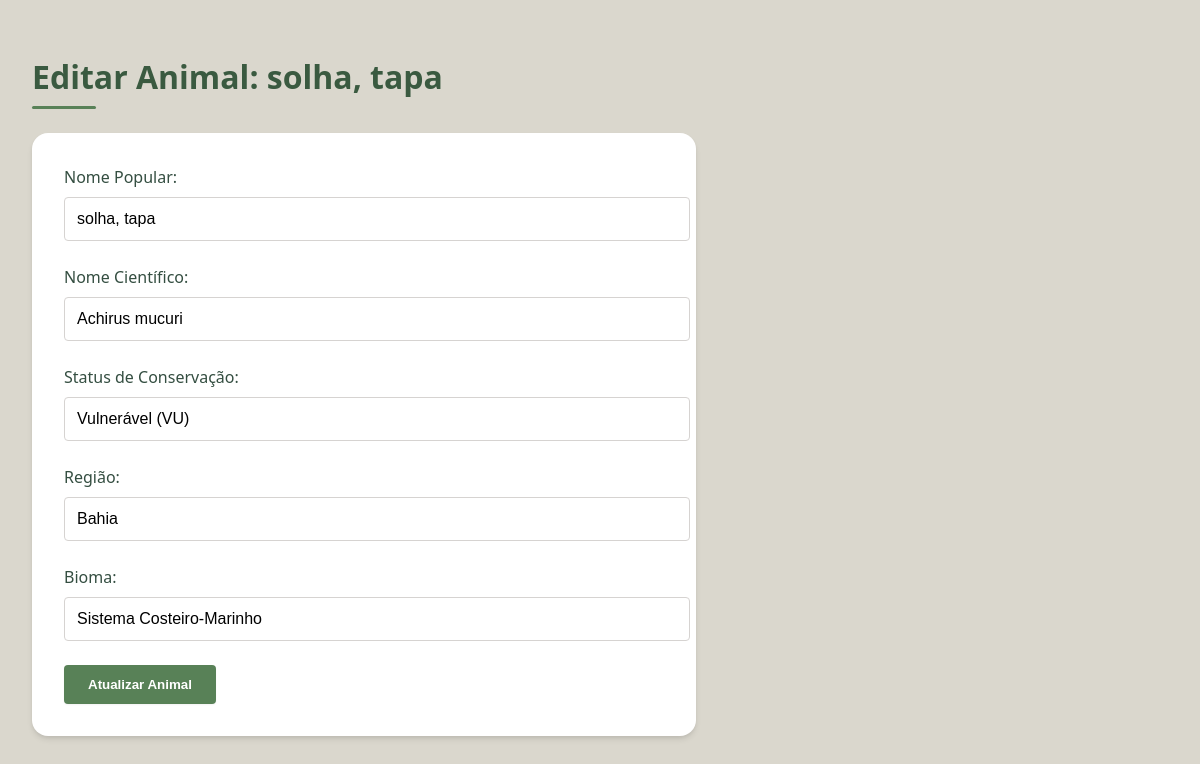
/edit/6, run on the app's committed database.
### models.py (models this page shows, shortened)
class Task(db.Model):
    id = db.Column(db.Integer, primary_key=True)
    nome = db.Column(db.String(100), unique=False, nullable=False)
    nome_cientifico = db.Column(db.String(100), unique=True, nullable=False)
    status = db.Column(db.String(100), unique=False, nullable=False)
    regiao = db.Column(db.String(100), unique=False, nullable=False)
    bioma = db.Column(db.String(100), unique=False, nullable=False)

### app.py (the view)
@app.route("/edit/<int:task_id>")
def edit_task_page(task_id):
    task = Task.query.get_or_404(task_id)
    return render_template("edit.html", task=task)

### templates/edit.html (shortened to what this page needs)
<!DOCTYPE html>
<html lang="pt-BR">
<head>
    <link rel="stylesheet" href="{{ url_for('static', filename='css/style.css') }}">
</head>
<body>
    <h1>Editar Animal: {{ task.nome }}</h1>
    <form class="create-form" action="{{ url_for('update_task', task_id=task.id) }}" method="POST">
        <label for="nome">Nome Popular:</label>
        <input type="text" id="nome" name="nome" value="{{ task.nome }}" required>
        <label for="nome_cientifico">Nome Científico:</label>
        <input type="text" id="nome_cientifico" name="nome_cientifico" value="{{ task.nome_cientifico }}" required>
        <label for="status">Status de Conservação:</label>
        <input type="text" id="status" name="status" value="{{ task.status }}" required>
        <label for="regiao">Região:</label>
        <input type="text" id="regiao" name="regiao" value="{{ task.regiao }}" required>
        <label for="bioma">Bioma:</label>
        <input type="text" id="bioma" name="bioma" value="{{ task.bioma }}" required>
        <button type="submit">Atualizar Animal</button>
    </form>
</body>
</html>

### static/css/style.css (style rules this page uses)
:root { --primary-green: #3a5a40; --secondary-green: #588157; --light-green: #a3b18a; --beige: #dad7cd; --dark-brown: #344e41; --vulnerable: #f59e0b; --endangered: #f97316; --critical: #dc2626; --white: #ffffff; --light-gray: #f5f5f4; --medium-gray: #d6d3d1; --dark-gray: #57534e; --shadow-sm: 0 1px 2px 0 rgba(0, 0, 0, 0.05); --shadow-md: 0 4px 6px -1px rgba(0, 0, 0, 0.1), 0 2px 4px -1px rgba(0, 0, 0, 0.06); --shadow-lg: 0 10px 15px -3px rgba(0, 0, 0, 0.1), 0 4px 6px -2px rgba(0, 0, 0, 0.05); --radius-sm: 0.25rem; --radius-md: 0.5rem; --radius-lg: 1rem; }
body { font-family: 'Segoe UI', system-ui, -apple-system, sans-serif; line-height: 1.5; color: var(--dark-brown); background-color: var(--beige); padding: 2rem; max-width: 1600px; margin: 0 auto; }
h1 { font-size: 2rem; font-weight: 700; color: var(--primary-green); margin-bottom: 1.5rem; position: relative; padding-bottom: 0.5rem; }
h1::after { content: ''; position: absolute; bottom: 0; left: 0; width: 4rem; height: 3px; background-color: var(--secondary-green); border-radius: 3px; }
.create-form { background-color: var(--white); padding: 2rem; border-radius: var(--radius-lg); box-shadow: var(--shadow-md); margin-bottom: 3rem; max-width: 600px; }
.create-form label { display: block; font-weight: 500; color: var(--dark-brown); margin-bottom: 0.5rem; }
.create-form input, .create-form select, .create-form textarea { width: 100%; padding: 0.75rem; border: 1px solid var(--medium-gray); border-radius: var(--radius-sm); margin-bottom: 1.5rem; font-size: 1rem; transition: all 0.2s ease; }
.create-form button { background-color: var(--secondary-green); color: white; border: none; padding: 0.75rem 1.5rem; border-radius: var(--radius-sm); font-weight: 600; cursor: pointer; transition: all 0.2s ease; box-shadow: var(--shadow-sm); }

### data on the page
Task: nome "solha, tapa", nome_cientifico "Achirus mucuri", status "Vulnerável (VU)", regiao "Bahia", bioma "Sistema Costeiro-Marinho"
